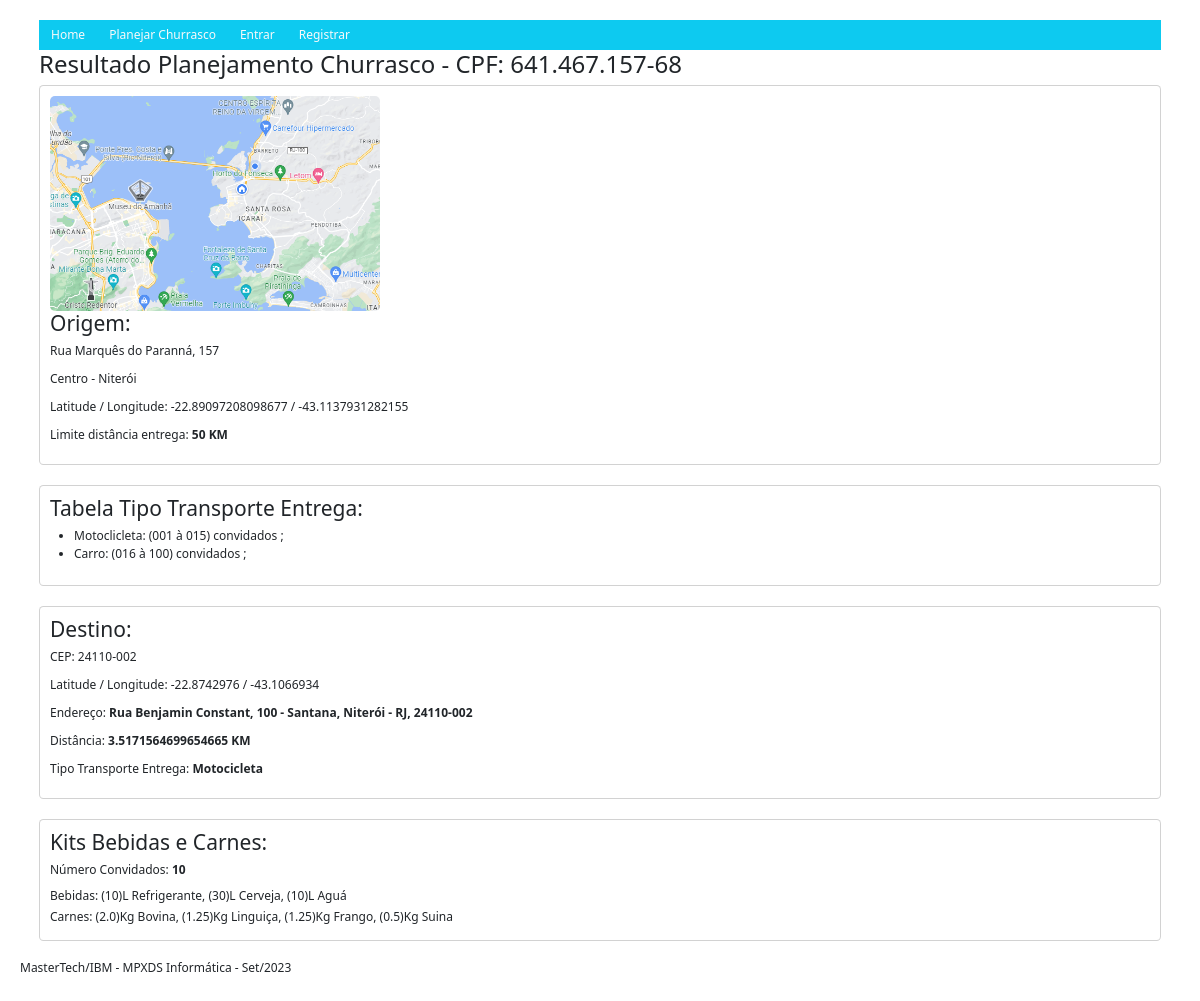
Screenshot of /churrascoResult/14/ with the database file from the repository.
### mp_churrascos/models.py (models this page shows)
class MpUsuarioChurrasco(models.Model):
    cpf = models.CharField(max_length=14)
    cep = models.CharField(max_length=9)
    qtdPessoas = models.CharField(max_length=4)
    resultado = models.CharField(max_length=500)
    date_added = models.DateTimeField(auto_now_add=True)
    endereco = models.CharField(max_length=200)
    latitude = models.CharField(max_length=20)
    longitude = models.CharField(max_length=20)
    distancia = models.CharField(max_length=10)
    tipoTransporte = models.CharField(max_length=20)
    kitBebidas = models.CharField(max_length=200)
    kitCarnes = models.CharField(max_length=200)

### mp_churrascos/views.py (the view)
# urls.py: path('churrascoResult/<usuario_id>/', views.churrascoResult, name='churrascoResult'),
def churrascoResult(request, usuario_id):
    usuario = MpUsuarioChurrasco.objects.get(id = usuario_id)
    context = { 'usuario': usuario }
    return render(request, 'mp_churrascos/churrascoResult.html', context)

### mp_churrascos/templates/mp_churrascos/churrascoResult.html (shortened to what this page needs)
{% extends "mp_churrascos/base.html" %}
    {% load static %}
    {% block content %}
        <h2>Resultado Planejamento Churrasco - CPF: {{ usuario.cpf }}</h2>
        <div class="card">
            <img src="{% static '/img/mapa_niteroi.png' %}" alt="Centro - Niteroi" />
            <h3>Origem:</h3>
            <p>Rua Marquês do Paranná, 157</p>
            <p>Centro - Niterói</p>
            <p>Latitude / Longitude: -22.89097208098677 / -43.1137931282155</p>
            <p>Limite distância entrega: <b>50 KM</b></p>
        </div>
        <div class="card">
            <h3>Tabela Tipo Transporte Entrega:</h3>
            <ul>
                <li>Motoclicleta: (001 à 015) convidados ;</li>
                <li>Carro: (016 à 100) convidados ;</li>
            </ul>
        </div>
        <div class="card">
            <h3>Destino:</h3>
            <p>CEP: {{ usuario.cep }}</p>
            <p>Latitude / Longitude: {{ usuario.latitude }} / {{ usuario.longitude }}</p>
            <p>Endereço: <b>{{ usuario.endereco }}</b></p>
            <p>Distância: <b>{{ usuario.distancia }} KM</b></p>
            <p>Tipo Transporte Entrega: <b>{{ usuario.tipoTransporte }}</b></p>
        </div>
        <div class="card">
            <h3>Kits Bebidas e Carnes:</h3>
            <p>Número Convidados: <b>{{ usuario.qtdPessoas }}</b></p>
            <h6>Bebidas: {{ usuario.kitBebidas }}</h6>
            <h6>Carnes: {{ usuario.kitCarnes }}</h6>
        </div>
    {% endblock content %}

### mp_churrascos/templates/mp_churrascos/base.html (shortened to what this page needs)
<!DOCTYPE html>
<html lang="pt-br">
<head>
    {% load static %}
	<link rel="stylesheet" href="{% static '/css/styles.css' %}">
    {% load bootstrap5 %}
    {% bootstrap_css %}
</head>
<body>
<div class="container">
    <ul class="nav bg-info">
        <li class="nav-item">
            <a class="nav-link link-light" href="{% url 'index' %}">Home</a>
        </li>
        <li class="nav-item">
            <a class="nav-link link-light" href="{% url 'churrasco' %}">Planejar Churrasco</a>
        </li>
        {% if user.is_authenticated %}
            <li class="nav-item">
                <a class="nav-link link-light" href="{% url 'topics' %}">Topicos</a>
            </li>
            <li class="nav-item">
                <a class="nav-link link-light" href="{% url 'logout' %}">Sair</a>
            </li>
            <li>
                Olá, {{ user.username }}
            </li>
        {% else %}
            <li class="nav-item">
                <a class="nav-link link-light" href="{% url 'login' %}">Entrar</a>
            </li>
            <li class="nav-item">
                <a class="nav-link link-light" href="{% url 'register' %}">Registrar</a>
            </li>
        {% endif %}
    </ul>
    {% block content %}
    {% endblock %}
</div>
</body>
<footer>
    <h6>MasterTech/IBM - MPXDS Informática - Set/2023</h6>
</footer>
</html>

### static/css/styles.css (style rules this page uses)
* { margin: 0; padding: 0; font-size: 12px; }
body { font-family: Arial, sans-serif; margin: 0; padding: 20px; }
.card { border: 1px solid #ccc; border-radius: 5px; padding: 10px; margin-bottom: 20px; }
.card img { width: 30%; border-radius: 5px; }
.card p { margin-bottom: 10px; }

### rows the page displays
MpUsuarioChurrasco: cpf "641.467.157-68", cep "24110-002", latitude "-22.8742976", longitude "-43.1066934", endereco "Rua Benjamin Constant, 100 - Santana, Niterói - RJ, 24110-002", distancia "3.5171564699654665", tipoTransporte "Motocicleta", qtdPessoas "10", kitBebidas "(10)L Refrigerante, (30)L Cerveja, (10)L Aguá", kitCarnes "(2.0)Kg Bovina, (1.25)Kg Linguiça, (1.25)Kg Frango, (0.5)Kg Suina"
